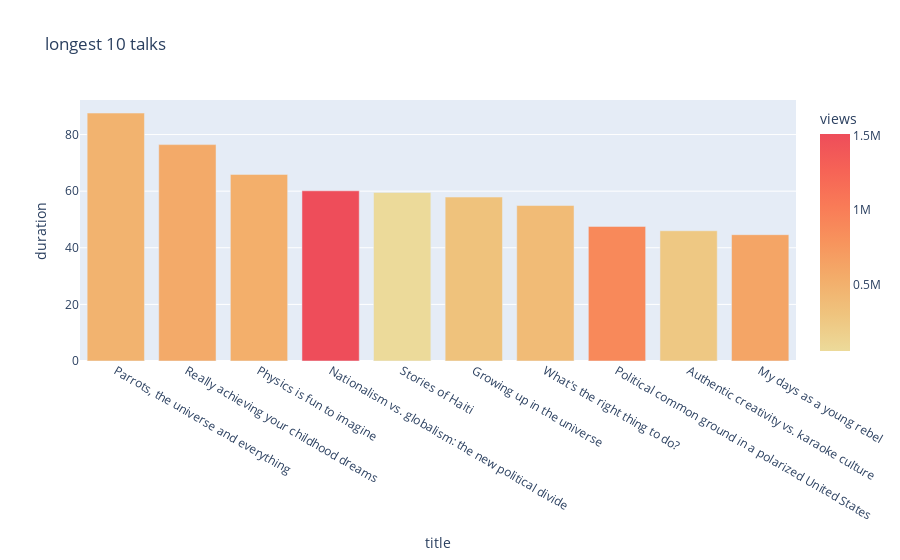

Notebook code cell kept with this figure:
### Markdown cell above
### ▶ Longest 10 talks

### Code cell
duration = df1.sort_values(by = 'duration', ascending = False).head(10)

fig = px.bar(duration, 
             x ='title', 
             y='duration',
             color = 'views',
             color_continuous_scale = px.colors.sequential.Oryel, 
             title='longest 10 talks')
fig.show()

### Figure 1 — Plotly figure (JSON) as saved in the notebook; plotly's stock layout.template omitted (floating-point values rounded to 4 significant figures)
{"data": [{"alignmentgroup": "True", "hovertemplate": "title=%{x}<br>duration=%{y}<br>views=%{marker.color}<extra></extra>", "legendgroup": "", "marker": {"color": [473220, 564781, 521974, 1514291, 50443, 318423, 393459, 890478, 251313, 620806], "coloraxis": "coloraxis", "pattern": {"shape": ""}}, "name": "", "offsetgroup": "", "orientation": "v", "showlegend": false, "textposition": "auto", "x": ["Parrots, the universe and everything", "Really achieving your childhood dreams", "Physics is fun to imagine", "Nationalism vs. globalism: the new political divide", "Stories of Haiti", "Growing up in the universe", "What's the right thing to do?", "Political common ground in a polarized United States", "Authentic creativity vs. karaoke culture", "My days as a young rebel"], "xaxis": "x", "y": [87.6, 76.45, 65.92, 60.13, 59.55, 57.92, 54.93, 47.55, 46.02, 44.63], "yaxis": "y", "type": "bar"}], "layout": {"xaxis": {"anchor": "y", "domain": [0, 1], "title": {"text": "title"}, "type": "category", "range": [-0.5, 9.5], "autorange": true}, "yaxis": {"anchor": "x", "domain": [0, 1], "title": {"text": "duration"}, "type": "linear", "range": [0, 92.21], "autorange": true}, "coloraxis": {"colorbar": {"title": {"text": "views"}}, "colorscale": [[0, "rgb(236, 218, 154)"], [0.1667, "rgb(239, 196, 126)"], [0.3333, "rgb(243, 173, 106)"], [0.5, "rgb(247, 148, 93)"], [0.6667, "rgb(249, 123, 87)"], [0.8333, "rgb(246, 99, 86)"], [1, "rgb(238, 77, 90)"]]}, "legend": {"tracegroupgap": 0}, "title": {"text": "longest 10 talks"}, "barmode": "relative", "autosize": true}}
